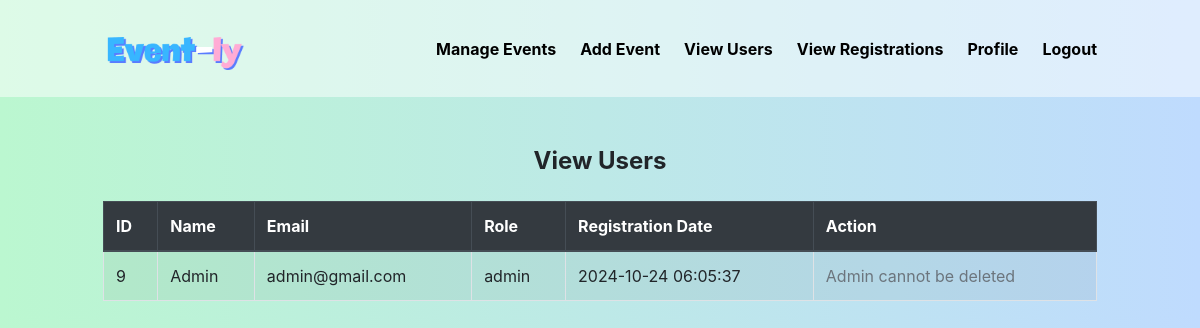
The page /admin/view_users.php (signed in) on the database its author committed.
### tables this page shows
CREATE TABLE `users` (
  `id` int(11) NOT NULL,
  `name` varchar(255) NOT NULL,
  `email` varchar(255) NOT NULL,
  `password` varchar(255) NOT NULL,
  `role` enum('admin','user') DEFAULT 'user',
  `avatar` varchar(255) DEFAULT NULL,
  `created_at` timestamp NOT NULL DEFAULT current_timestamp(),
  `phone` varchar(12) DEFAULT NULL
);

### admin/view_users.php (the view, shortened to what this page needs)
<?php
try {
    $pdo = new PDO('mysql:host=localhost;dbname=event_management', 'root', '');
    $pdo->setAttribute(PDO::ATTR_ERRMODE, PDO::ERRMODE_EXCEPTION);
    $stmt = $pdo->prepare("SELECT id, name, email, role, created_at FROM users");
    $stmt->execute();
    $users = $stmt->fetchAll(PDO::FETCH_ASSOC);
} catch (PDOException $e) {
    echo "Error: " . $e->getMessage();
    $users = [];
}
?>
<!DOCTYPE html>
<html lang="en">
<head>
    <link rel="stylesheet" href="https://stackpath.bootstrapcdn.com/bootstrap/4.5.2/css/bootstrap.min.css">
</head>
<body class="bg-gradient-to-r from-green-200 to-blue-200">
<?php include '../includes/navbar.php'; ?>
<div class="container mt-5">
<h1 class="text-center text-2xl font-bold my-6">View Users</h1>
    <div class="table-responsive">
        <table class="table table-bordered table-striped">
            <thead class="thead-dark">
                <tr>
                    <th>ID</th>
                    <th>Name</th>
                    <th>Email</th>
                    <th>Role</th>
                    <th>Registration Date</th>
                    <th>Action</th>
                </tr>
            </thead>
            <tbody>
                <?php if (isset($users) && count($users) > 0): ?>
                    <?php foreach ($users as $user): ?>
                        <tr>
                            <td><?= htmlspecialchars($user['id']) ?></td>
                            <td><?= htmlspecialchars($user['name']) ?></td>
                            <td><?= htmlspecialchars($user['email']) ?></td>
                            <td><?= htmlspecialchars($user['role']) ?></td>
                            <td><?= htmlspecialchars($user['created_at']) ?></td>
                            <td>
                                <?php if ($user['role'] !== 'admin'): ?>
                                    <button class="btn btn-danger" onclick="confirmDeleteUser(<?= $user['id'] ?>)">Delete</button>
                                <?php else: ?>
                                    <span class="text-muted">Admin cannot be deleted</span>
                                <?php endif; ?>
                            </td>
                        </tr>
                    <?php endforeach; ?>
                <?php else: ?>
                    <tr>
                        <td colspan="6" class="text-center">No users found.</td>
                    </tr>
                <?php endif; ?>
            </tbody>
        </table>
    </div>
</div>
</body>
</html>

### rows shown on the page
users: id "9", name "Admin", email "admin@gmail.com", role "admin", created_at "2024-10-24 06:05:37", shows "Admin cannot be deleted"
